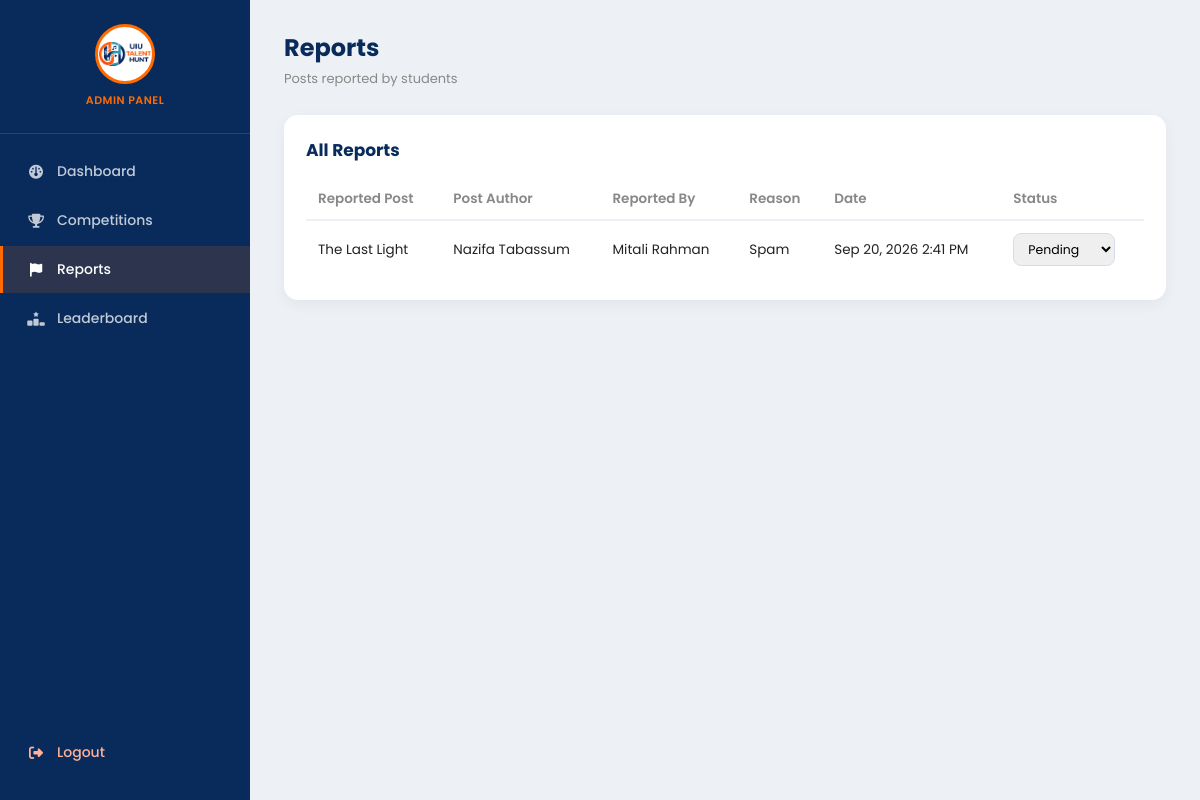
The app's page /admin/reports.php (signed in) with its own data.
### tables this page shows
CREATE TABLE `reports` (
  `report_id` int(10) UNSIGNED NOT NULL,
  `post_id` int(10) UNSIGNED NOT NULL,
  `user_id` int(10) UNSIGNED NOT NULL,
  `reason` varchar(255) NOT NULL,
  `status` enum('pending','reviewed','resolved') NOT NULL DEFAULT 'pending',
  `created_at` datetime NOT NULL DEFAULT current_timestamp()
);

CREATE TABLE `posts` (
  `post_id` int(10) UNSIGNED NOT NULL,
  `user_id` int(10) UNSIGNED NOT NULL,
  `title` varchar(200) NOT NULL,
  `description` text DEFAULT NULL,
  `content` longtext DEFAULT NULL,
  `talent_type` enum('video','audio','photography','blog') NOT NULL,
  `category` varchar(100) DEFAULT NULL,
  `created_at` datetime NOT NULL DEFAULT current_timestamp(),
  `updated_at` datetime DEFAULT NULL ON UPDATE current_timestamp(),
  `status` enum('draft','published','deleted') NOT NULL DEFAULT 'draft'
);

CREATE TABLE `users` (
  `user_id` int(10) UNSIGNED NOT NULL,
  `student_id` varchar(30) NOT NULL,
  `full_name` varchar(100) NOT NULL,
  `email` varchar(150) NOT NULL,
  `department_id` int(10) UNSIGNED NOT NULL,
  `batch` varchar(30) DEFAULT NULL,
  `bio` text DEFAULT NULL,
  `password_hash` varchar(255) NOT NULL,
  `profile_image` varchar(255) DEFAULT NULL,
  `cover_image` varchar(255) DEFAULT NULL,
  `created_at` datetime NOT NULL DEFAULT current_timestamp(),
  `status` enum('active','inactive') NOT NULL DEFAULT 'active'
);

### admin/reports.php (the view, shortened to what this page needs)
<?php
require_once '../config/db.php';
$reportsStmt = $pdo->query(
    "SELECT r.report_id, r.reason, r.status, r.created_at,
            p.post_id, p.title AS post_title,
            author.full_name AS author_name,
            reporter.full_name AS reporter_name
     FROM reports r
     JOIN posts p ON p.post_id = r.post_id
     JOIN users author ON author.user_id = p.user_id
     JOIN users reporter ON reporter.user_id = r.user_id
     ORDER BY r.created_at DESC"
);
$reports = $reportsStmt->fetchAll();
require_once 'includes/admin_header.php';
?>
            <div class="admin-panel">
                <h2>All Reports</h2>
                <?php if (empty($reports)): ?>
                    <p class="admin-empty">No posts have been reported yet.</p>
                <?php else: ?>
                    <table class="admin-table">
                        <thead>
                            <tr>
                                <th>Reported Post</th>
                                <th>Post Author</th>
                                <th>Reported By</th>
                                <th>Reason</th>
                                <th>Date</th>
                                <th>Status</th>
                            </tr>
                        </thead>
                        <tbody>
                            <?php foreach ($reports as $r): ?>
                                <tr>
                                    <td><?php echo htmlspecialchars($r['post_title']); ?></td>
                                    <td><?php echo htmlspecialchars($r['author_name']); ?></td>
                                    <td><?php echo htmlspecialchars($r['reporter_name']); ?></td>
                                    <td><?php echo htmlspecialchars($r['reason']); ?></td>
                                    <td><?php echo date('M j, Y g:i A', strtotime($r['created_at'])); ?></td>
                                    <td>
                                        <form method="post" action="actions/update_report_status.php" style="display:flex; align-items:center; gap:8px;">
                                            <select name="status" class="admin-status-select" onchange="this.form.submit()">
                                                <option value="pending" <?php echo $r['status'] === 'pending' ? 'selected' : ''; ?>>Pending</option>
                                            </select>
                                        </form>
                                    </td>
                                </tr>
                            <?php endforeach; ?>
                        </tbody>
                    </table>
                <?php endif; ?>
            </div>
<?php require_once 'includes/admin_footer.php'; ?>

### admin/css/admin.css (style rules this page uses)
* { margin: 0; padding: 0; box-sizing: border-box; font-family: 'Poppins', sans-serif; }
body { background: #EDF0F5; color: #222; min-width: 320px; }
.admin-panel { background: #fff; border-radius: 14px; padding: 22px; box-shadow: 0 4px 14px rgba(0,0,0,0.05); margin-bottom: 24px; overflow-x: auto; -webkit-overflow-scrolling: touch; }
.admin-panel h2 { color: #082B5C; font-size: 17px; margin-bottom: 16px; }
.admin-table { width: 100%; border-collapse: collapse; font-size: 13.5px; min-width: 600px; }
.admin-table form { display: flex; flex-wrap: wrap; align-items: center; gap: 8px; }
.admin-table th { text-align: left; color: #888; font-weight: 600; padding: 10px 12px; border-bottom: 2px solid #EDF0F5; white-space: nowrap; }
.admin-table td { padding: 12px; border-bottom: 1px solid #EDF0F5; vertical-align: middle; }
.admin-table tr:last-child td { border-bottom: none; }
.admin-status-select { padding: 6px 10px; border-radius: 8px; border: 1px solid #D7DDE8; font-size: 12.5px; font-family: inherit; cursor: pointer; max-width: 100%; }

### records on screen
reports: post.title "The Last Light", users.full_name "Nazifa Tabassum", user.full_name "Mitali Rahman", reason "Spam", created_at "Sep 20, 2026 2:41 PM", status "Pending"

### other values on screen
$pageTitle "Reports"
$pageSubtitle "Posts reported by students"
